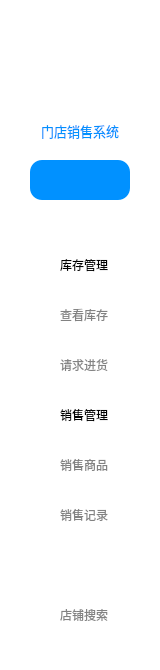
   <widget class="QWidget" name="widget" native="true">
    <property name="geometry">
     <rect>
      <x>0</x>
      <y>0</y>
      <width>160</width>
      <height>670</height>
     </rect>
    </property>
    <property name="styleSheet">
     <string notr="true">QWidget{
	background-color: white;
	border-right:0px;
	border-bottom:0px;
}
QPushButton{
	color: rgb(130, 130, 130);
}
QPushButton:hover{
	color: rgb(1, 145, 255);
}
QLabel{
	border:none;
}</string>
    </property>
    <widget class="QLabel" name="label">
     <property name="geometry">
      <rect>
       <x>50</x>
       <y>30</y>
       <width>60</width>
       <height>60</height>
      </rect>
     </property>
     <property name="autoFillBackground">
      <bool>false</bool>
     </property>
     <property name="text">
      <string/>
     </property>
     <property name="scaledContents">
      <bool>true</bool>
     </property>
     <property name="alignment">
      <set>Qt::AlignCenter</set>
     </property>
    </widget>
    <widget class="QLabel" name="label_2">
     <property name="geometry">
      <rect>
       <x>10</x>
       <y>110</y>
       <width>140</width>
       <height>41</height>
      </rect>
     </property>
     <property name="font">
      <font>
       <family>Agency FB</family>
       <pointsize>10</pointsize>
      </font>
     </property>
     <property name="styleSheet">
      <string notr="true">color:rgb(1, 145, 255)</string>
     </property>
     <property name="text">
      <string>门店销售系统</string>
     </property>
     <property name="alignment">
      <set>Qt::AlignCenter</set>
     </property>
    </widget>
    <widget class="QPushButton" name="pushButton_shop">
     <property name="geometry">
      <rect>
       <x>30</x>
       <y>160</y>
       <width>100</width>
       <height>40</height>
      </rect>
     </property>
     <property name="styleSheet">
      <string notr="true">QPushButton{color:rgb(0, 0, 0);
background-color: rgb(1, 145, 255);
border:0px;
border-bottom-left-radius:12px; 
border-bottom-right-radius:12px; 
border-top-left-radius:12px; 
border-top-right-radius:12px; }
QPushButton:hover{
	background-color:rgb(126, 143, 255);
}</string>
     </property>
     <property name="text">
      <string/>
     </property>
    </widget>
    <widget class="QLabel" name="label_titleIcon_1">
     <property name="geometry">
      <rect>
       <x>20</x>
       <y>250</y>
       <width>25</width>
       <height>25</height>
      </rect>
     </property>
     <property name="text">
      <string/>
     </property>
     <property name="alignment">
      <set>Qt::AlignCenter</set>
     </property>
    </widget>
    <widget class="QLabel" name="label_title1">
     <property name="geometry">
      <rect>
       <x>60</x>
       <y>250</y>
       <width>100</width>
       <height>30</height>
      </rect>
     </property>
     <property name="text">
      <string>库存管理</string>
     </property>
    </widget>
    <widget class="QPushButton" name="pushButton_1">
     <property name="geometry">
      <rect>
       <x>60</x>
       <y>300</y>
       <width>100</width>
       <height>30</height>
      </rect>
     </property>
     <property name="layoutDirection">
      <enum>Qt::LeftToRight</enum>
     </property>
     <property name="styleSheet">
      <string notr="true">text-align:left;
border:0px;</string>
     </property>
     <property name="text">
      <string>查看库存</string>
     </property>
    </widget>
    <widget class="QPushButton" name="pushButton_3">
     <property name="geometry">
      <rect>
       <x>60</x>
       <y>350</y>
       <width>100</width>
       <height>30</height>
      </rect>
     </property>
     <property name="layoutDirection">
      <enum>Qt::LeftToRight</enum>
     </property>
     <property name="styleSheet">
      <string notr="true">text-align:left;
border:0px;</string>
     </property>
     <property name="text">
      <string>请求进货</string>
     </property>
    </widget>
    <widget class="QPushButton" name="pushButton_2">
     <property name="geometry">
      <rect>
       <x>60</x>
       <y>600</y>
       <width>100</width>
       <height>30</height>
      </rect>
     </property>
     <property name="layoutDirection">
      <enum>Qt::LeftToRight</enum>
     </property>
     <property name="styleSheet">
      <string notr="true">text-align:left;
border:0px;</string>
     </property>
     <property name="text">
      <string>店铺搜索</string>
     </property>
    </widget>
    <widget class="QLabel" name="label_title2">
     <property name="geometry">
      <rect>
       <x>60</x>
       <y>400</y>
       <width>100</width>
       <height>30</height>
      </rect>
     </property>
     <property name="text">
      <string>销售管理</string>
     </property>
    </widget>
    <widget class="QLabel" name="label_titleIcon_2">
     <property name="geometry">
      <rect>
       <x>20</x>
       <y>400</y>
       <width>25</width>
       <height>25</height>
      </rect>
     </property>
     <property name="text">
      <string/>
     </property>
     <property name="alignment">
      <set>Qt::AlignCenter</set>
     </property>
    </widget>
    <widget class="QPushButton" name="pushButton_5">
     <property name="geometry">
      <rect>
       <x>60</x>
       <y>500</y>
       <width>100</width>
       <height>30</height>
      </rect>
     </property>
     <property name="layoutDirection">
      <enum>Qt::LeftToRight</enum>
     </property>
     <property name="styleSheet">
      <string notr="true">text-align:left;
border:0px;</string>
     </property>
     <property name="text">
      <string>销售记录</string>
     </property>
    </widget>
    <widget class="QPushButton" name="pushButton_4">
     <property name="geometry">
      <rect>
       <x>60</x>
       <y>450</y>
       <width>100</width>
       <height>30</height>
      </rect>
     </property>
     <property name="layoutDirection">
      <enum>Qt::LeftToRight</enum>
     </property>
     <property name="styleSheet">
      <string notr="true">text-align:left;
border:0px;</string>
     </property>
     <property name="text">
      <string>销售商品</string>
     </property>
    </widget>
   </widget>
